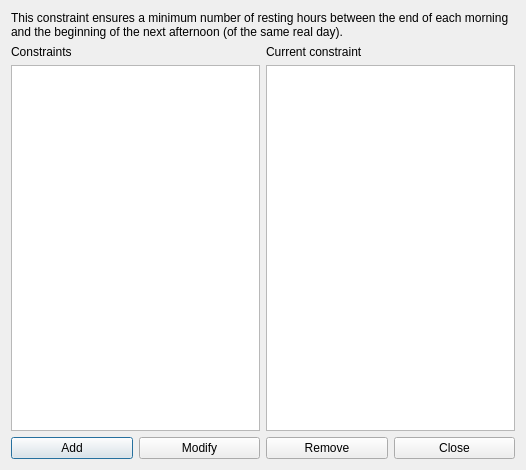
<?xml version="1.0" encoding="UTF-8"?>
<ui version="4.0">
 <class>ConstraintTeachersMinRestingHoursBetweenMorningAndAfternoonForm_template</class>
 <widget class="QDialog" name="ConstraintTeachersMinRestingHoursBetweenMorningAndAfternoonForm_template">
  <property name="geometry">
   <rect>
    <x>0</x>
    <y>0</y>
    <width>526</width>
    <height>470</height>
   </rect>
  </property>
  <property name="windowTitle">
   <string extracomment="This is the title of the dialog in which you see the list of all constraints of this type">Constraints teachers min resting hours between morning and afternoon</string>
  </property>
  <layout class="QGridLayout" name="gridLayout">
   <item row="0" column="0" colspan="2">
    <widget class="QLabel" name="label">
     <property name="sizePolicy">
      <sizepolicy hsizetype="Minimum" vsizetype="Minimum">
       <horstretch>0</horstretch>
       <verstretch>0</verstretch>
      </sizepolicy>
     </property>
     <property name="text">
      <string>This constraint ensures a minimum number of resting hours between the end of each morning and the beginning of the next afternoon (of the same real day).</string>
     </property>
     <property name="wordWrap">
      <bool>true</bool>
     </property>
    </widget>
   </item>
   <item row="1" column="0">
    <layout class="QVBoxLayout" name="verticalLayout">
     <item>
      <widget class="QLabel" name="constraintsTextLabel">
       <property name="frameShape">
        <enum>QFrame::NoFrame</enum>
       </property>
       <property name="frameShadow">
        <enum>QFrame::Plain</enum>
       </property>
       <property name="text">
        <string>Constraints</string>
       </property>
       <property name="wordWrap">
        <bool>false</bool>
       </property>
      </widget>
     </item>
     <item>
      <widget class="QListWidget" name="constraintsListWidget"/>
     </item>
    </layout>
   </item>
   <item row="1" column="1">
    <layout class="QVBoxLayout" name="verticalLayout_2">
     <item>
      <widget class="QLabel" name="currentConstraintTextLabel">
       <property name="text">
        <string>Current constraint</string>
       </property>
       <property name="wordWrap">
        <bool>false</bool>
       </property>
      </widget>
     </item>
     <item>
      <widget class="QPlainTextEdit" name="currentConstraintTextEdit"/>
     </item>
    </layout>
   </item>
   <item row="2" column="0" colspan="2">
    <layout class="QHBoxLayout" name="horizontalLayout">
     <item>
      <widget class="QPushButton" name="addConstraintPushButton">
       <property name="text">
        <string>Add</string>
       </property>
      </widget>
     </item>
     <item>
      <widget class="QPushButton" name="modifyConstraintPushButton">
       <property name="text">
        <string>Modify</string>
       </property>
      </widget>
     </item>
     <item>
      <widget class="QPushButton" name="removeConstraintPushButton">
       <property name="text">
        <string>Remove</string>
       </property>
      </widget>
     </item>
     <item>
      <widget class="QPushButton" name="closePushButton">
       <property name="text">
        <string>Close</string>
       </property>
      </widget>
     </item>
    </layout>
   </item>
  </layout>
 </widget>
 <layoutdefault spacing="6" margin="11"/>
 <resources/>
 <connections/>
</ui>
